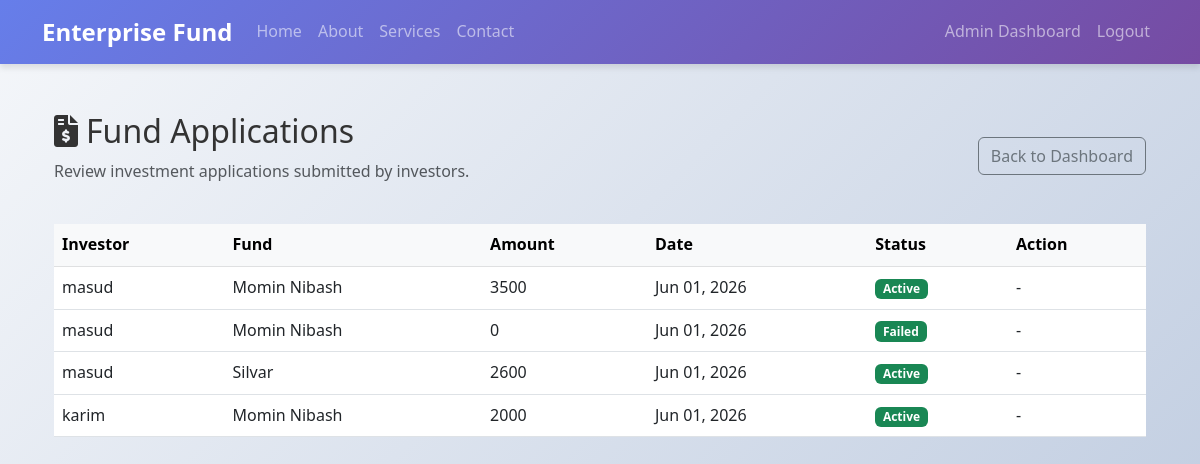
The app's page /accounts/admin/fund-applications/ (signed in) with its own data.
### accounts/models.py (models this page shows, shortened)
class Investment(models.Model):
    STATUS_PENDING = 'pending'
    STATUS_ACTIVE = 'active'
    STATUS_FAILED = 'failed'
    STATUS_CHOICES = [
        (STATUS_PENDING, 'Pending'),
        (STATUS_ACTIVE, 'Active'),
        (STATUS_FAILED, 'Failed'),
    ]
    investor = models.ForeignKey(
        CustomUser,
        on_delete=models.CASCADE,
        related_name='investments'
    )
    fund = models.ForeignKey(
        Fund,
        on_delete=models.CASCADE,
        related_name='investments'
    )
    amount = models.DecimalField(max_digits=15, decimal_places=2, default=0)
    invested_date = models.DateTimeField(auto_now_add=True)
    status = models.CharField(
        max_length=20,
        choices=STATUS_CHOICES,
        default=STATUS_PENDING
    )
    transaction_id = models.CharField(
        max_length=100,
        unique=True,
        null=True,
        blank=True
    )
    payment_method = models.CharField(
        max_length=50,
        null=True,
        blank=True
    )  # e.g. sslcommerz, bkash, nagad
    paid_at = models.DateTimeField(
        null=True,
        blank=True
    )
    created_at = models.DateTimeField(auto_now_add=True)
    updated_at = models.DateTimeField(auto_now=True)

class CustomUser(AbstractUser):
    ROLE_CHOICES = [
        ('viewer', 'Viewer'),
        ('investor', 'Investor'),
        ('admin', 'Admin'),
    ]
    role = models.CharField(max_length=10, choices=ROLE_CHOICES, default='viewer')
    email_verified = models.BooleanField(default=False)

class Fund(models.Model):
    STATUS_ACTIVE = 'active'
    STATUS_INACTIVE = 'inactive'
    STATUS_CHOICES = [
        (STATUS_ACTIVE, 'Active'),
        (STATUS_INACTIVE, 'Inactive'),
    ]
    name = models.CharField(max_length=255)
    description = models.TextField()
    expected_return = models.CharField(max_length=100)
    monthly_installment = models.DecimalField(max_digits=10, decimal_places=2, default=0)
    invested_amount = models.DecimalField(max_digits=15, decimal_places=2, default=0)
    status = models.CharField(max_length=50, choices=STATUS_CHOICES, default=STATUS_ACTIVE)
    created_at = models.DateTimeField(auto_now_add=True)

### accounts/views.py (the view, shortened to what this page needs)
# urls.py: path('admin/fund-applications/', views.admin_fund_applications, name='admin_fund_applications'),
@login_required
def admin_fund_applications(request):
    if request.user.role != 'admin':
        return HttpResponseForbidden('Access denied')
    applications = Investment.objects.all().order_by('-created_at')
    return render(request, 'accounts/admin_fund_applications.html', {'applications': applications})

### templates/accounts/admin_fund_applications.html (shortened to what this page needs)
{% extends 'base.html' %}
{% block content %}
<div class="container my-5">
    <div class="d-flex justify-content-between align-items-center mb-4">
        <div>
            <h2><i class="fas fa-file-invoice-dollar me-2"></i>Fund Applications</h2>
            <p class="text-muted">Review investment applications submitted by investors.</p>
        </div>
        <a href="{% url 'accounts:admin_dashboard' %}" class="btn btn-outline-secondary">Back to Dashboard</a>
    </div>
    <div class="table-responsive">
        <table class="table table-hover align-middle">
            <thead class="table-light">
                <tr>
                    <th>Investor</th>
                    <th>Fund</th>
                    <th>Amount</th>
                    <th>Date</th>
                    <th>Status</th>
                    <th>Action</th>
                </tr>
            </thead>
            <tbody>
                {% for application in applications %}
                    <tr>
                        <td>{{ application.investor.username }}</td>
                        <td>{{ application.fund.name }}</td>
                        <td>{{ application.amount|floatformat:0 }}</td>
                        <td>{{ application.invested_date|date:'M d, Y' }}</td>
                        <td><span class="badge bg-success">{{ application.status|capfirst }}</span></td>
                        <td>
                            {% if application.status == 'pending' %}
                                <form method="post" style="display:inline">
                                    {% csrf_token %}
                                    <input type="hidden" name="investment_id" value="{{ application.id }}" />
                                    <input type="hidden" name="action" value="approve" />
                                    <button class="btn btn-sm btn-success" type="submit">Approve</button>
                                </form>
                                <form method="post" style="display:inline; margin-left:6px">
                                    {% csrf_token %}
                                    <input type="hidden" name="investment_id" value="{{ application.id }}" />
                                    <input type="hidden" name="action" value="reject" />
                                    <button class="btn btn-sm btn-danger" type="submit">Reject</button>
                                </form>
                            {% else %}
                                -
                            {% endif %}
                        </td>
                    </tr>
                {% empty %}
                    <tr>
                        <td colspan="5" class="text-center">No fund applications have been submitted yet.</td>
                    </tr>
                {% endfor %}
            </tbody>
        </table>
    </div>
</div>
{% endblock %}

### static/css/style.css (style rules this page uses)
body { font-family: 'Segoe UI', Tahoma, Geneva, Verdana, sans-serif; background: linear-gradient(135deg, #f5f7fa 0%, #c3cfe2 100%); color: #333; line-height: 1.6; }

### records on screen
Investment: investor.username "masud", fund.name "Momin Nibash", amount "3500", invested_date "Jun 01, 2026", status "Active"
Investment: investor.username "masud", fund.name "Momin Nibash", amount "0", invested_date "Jun 01, 2026", status "Failed"
Investment: investor.username "masud", fund.name "Silvar", amount "2600", invested_date "Jun 01, 2026", status "Active"
Investment: investor.username "karim", fund.name "Momin Nibash", amount "2000", invested_date "Jun 01, 2026", status "Active"
